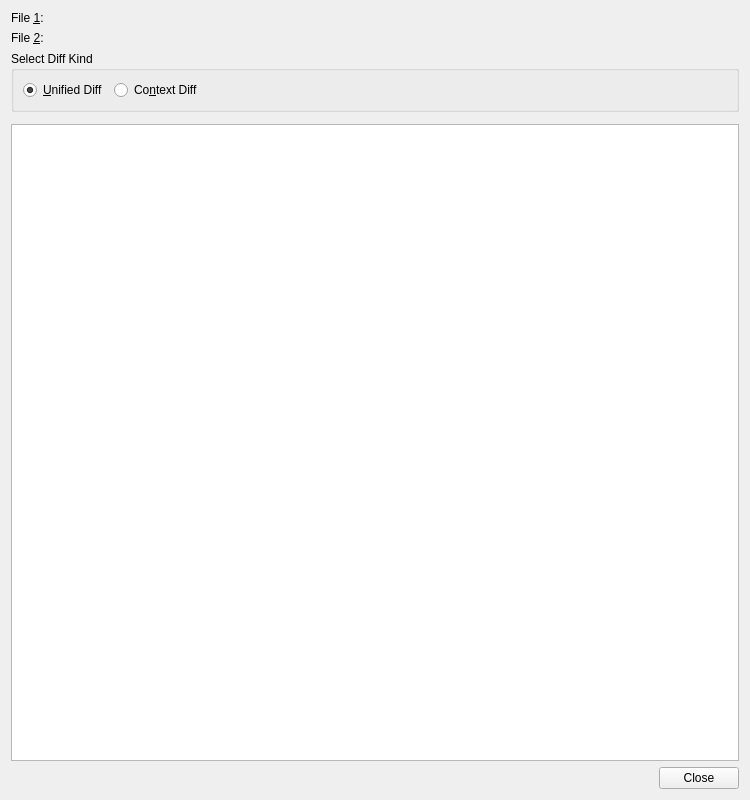
<?xml version="1.0" encoding="UTF-8"?>
<ui version="4.0">
 <class>DiffDialog</class>
 <widget class="QWidget" name="DiffDialog">
  <property name="geometry">
   <rect>
    <x>0</x>
    <y>0</y>
    <width>750</width>
    <height>800</height>
   </rect>
  </property>
  <property name="windowTitle">
   <string>File Differences</string>
  </property>
  <layout class="QVBoxLayout" name="verticalLayout">
   <item>
    <layout class="QHBoxLayout" name="horizontalLayout_2">
     <item>
      <widget class="QLabel" name="textLabel1">
       <property name="text">
        <string>File &amp;1:</string>
       </property>
       <property name="buddy">
        <cstring>file1Picker</cstring>
       </property>
      </widget>
     </item>
     <item>
      <widget class="EricPathPicker" name="file1Picker" native="true">
       <property name="sizePolicy">
        <sizepolicy hsizetype="Expanding" vsizetype="Preferred">
         <horstretch>0</horstretch>
         <verstretch>0</verstretch>
        </sizepolicy>
       </property>
       <property name="focusPolicy">
        <enum>Qt::StrongFocus</enum>
       </property>
       <property name="toolTip">
        <string>Enter the name of the first file</string>
       </property>
      </widget>
     </item>
    </layout>
   </item>
   <item>
    <layout class="QHBoxLayout" name="horizontalLayout">
     <item>
      <widget class="QLabel" name="textLabel2">
       <property name="text">
        <string>File &amp;2:</string>
       </property>
       <property name="buddy">
        <cstring>file2Picker</cstring>
       </property>
      </widget>
     </item>
     <item>
      <widget class="EricPathPicker" name="file2Picker" native="true">
       <property name="sizePolicy">
        <sizepolicy hsizetype="Expanding" vsizetype="Preferred">
         <horstretch>0</horstretch>
         <verstretch>0</verstretch>
        </sizepolicy>
       </property>
       <property name="focusPolicy">
        <enum>Qt::StrongFocus</enum>
       </property>
       <property name="toolTip">
        <string>Enter the name of the second file</string>
       </property>
      </widget>
     </item>
    </layout>
   </item>
   <item>
    <widget class="QGroupBox" name="diffFormatGroup">
     <property name="title">
      <string>Select Diff Kind</string>
     </property>
     <layout class="QHBoxLayout">
      <item>
       <widget class="QRadioButton" name="unifiedRadioButton">
        <property name="toolTip">
         <string>Select to generate a unified diff</string>
        </property>
        <property name="text">
         <string>&amp;Unified Diff</string>
        </property>
        <property name="shortcut">
         <string>Alt+U</string>
        </property>
        <property name="checked">
         <bool>true</bool>
        </property>
       </widget>
      </item>
      <item>
       <widget class="QRadioButton" name="contextRadioButton">
        <property name="toolTip">
         <string>Select to generate a context diff</string>
        </property>
        <property name="text">
         <string>Co&amp;ntext Diff</string>
        </property>
        <property name="shortcut">
         <string>Alt+N</string>
        </property>
       </widget>
      </item>
      <item>
       <spacer>
        <property name="orientation">
         <enum>Qt::Horizontal</enum>
        </property>
        <property name="sizeType">
         <enum>QSizePolicy::Expanding</enum>
        </property>
        <property name="sizeHint" stdset="0">
         <size>
          <width>40</width>
          <height>20</height>
         </size>
        </property>
       </spacer>
      </item>
     </layout>
    </widget>
   </item>
   <item>
    <widget class="EricTextEditSearchWidget" name="searchWidget" native="true">
     <property name="focusPolicy">
      <enum>Qt::WheelFocus</enum>
     </property>
    </widget>
   </item>
   <item>
    <widget class="QPlainTextEdit" name="contents">
     <property name="lineWrapMode">
      <enum>QPlainTextEdit::NoWrap</enum>
     </property>
     <property name="readOnly">
      <bool>true</bool>
     </property>
     <property name="tabStopDistance">
      <double>8.000000000000000</double>
     </property>
    </widget>
   </item>
   <item>
    <widget class="QDialogButtonBox" name="buttonBox">
     <property name="orientation">
      <enum>Qt::Horizontal</enum>
     </property>
     <property name="standardButtons">
      <set>QDialogButtonBox::Close</set>
     </property>
    </widget>
   </item>
  </layout>
 </widget>
 <customwidgets>
  <customwidget>
   <class>EricPathPicker</class>
   <extends>QWidget</extends>
   <header>EricWidgets/EricPathPicker.h</header>
   <container>1</container>
  </customwidget>
  <customwidget>
   <class>EricTextEditSearchWidget</class>
   <extends>QWidget</extends>
   <header>EricWidgets/EricTextEditSearchWidget.h</header>
   <container>1</container>
  </customwidget>
 </customwidgets>
 <tabstops>
  <tabstop>file1Picker</tabstop>
  <tabstop>file2Picker</tabstop>
  <tabstop>unifiedRadioButton</tabstop>
  <tabstop>contextRadioButton</tabstop>
  <tabstop>searchWidget</tabstop>
  <tabstop>contents</tabstop>
 </tabstops>
 <resources/>
 <connections>
  <connection>
   <sender>buttonBox</sender>
   <signal>rejected()</signal>
   <receiver>DiffDialog</receiver>
   <slot>close()</slot>
   <hints>
    <hint type="sourcelabel">
     <x>80</x>
     <y>578</y>
    </hint>
    <hint type="destinationlabel">
     <x>82</x>
     <y>594</y>
    </hint>
   </hints>
  </connection>
 </connections>
</ui>
